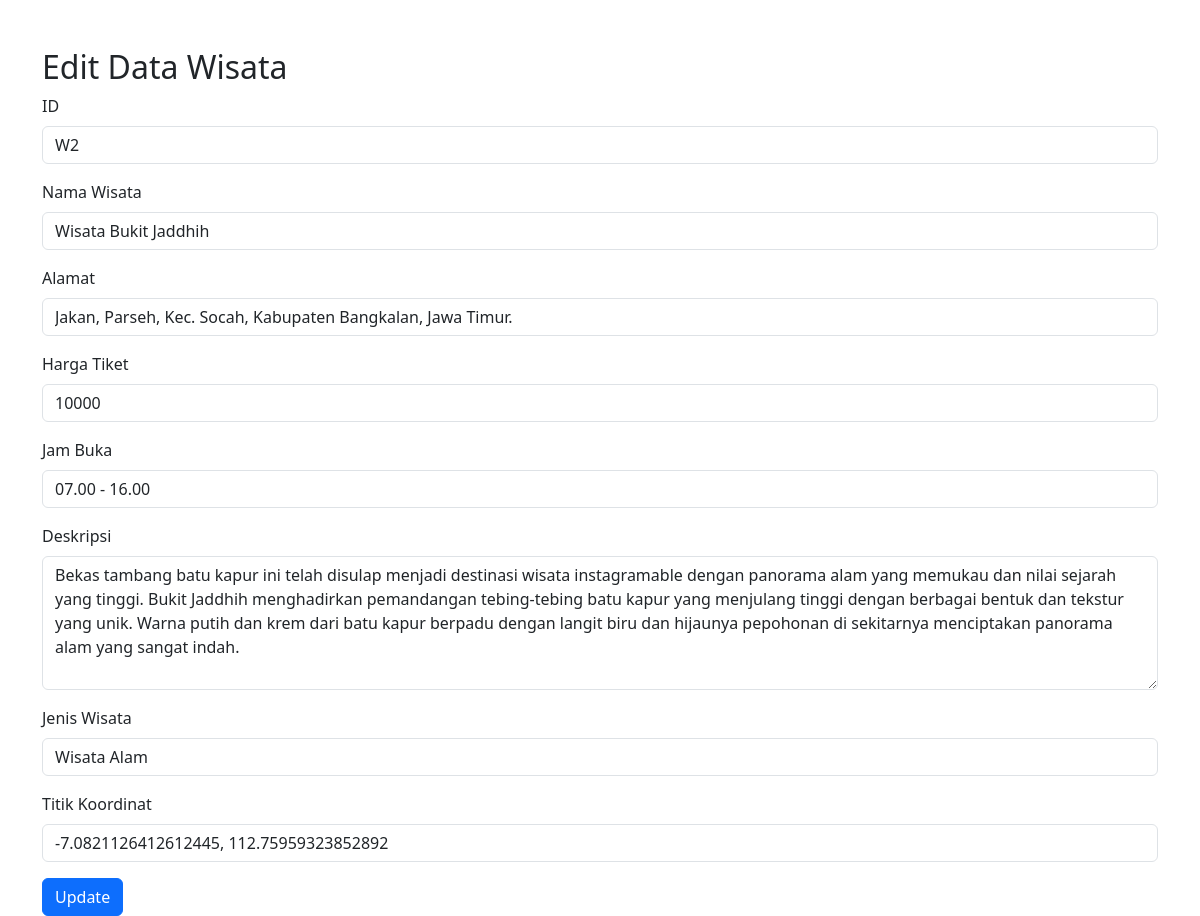
The page /admin/FormWisata.php?id=W2 on the database its author committed.
### tables this page shows
CREATE TABLE `wisata` (
  `id_wisata` varchar(50) NOT NULL,
  `nama_wisata` varchar(255) DEFAULT NULL,
  `alamat` text DEFAULT NULL,
  `harga_tiket` int(11) DEFAULT NULL,
  `jam_buka` varchar(255) NOT NULL,
  `deskripsi` text DEFAULT NULL,
  `jenis_wisata` varchar(255) NOT NULL,
  `latLng` varchar(255) NOT NULL
);

### admin/FormWisata.php (the view, shortened to what this page needs)
<?php
include "../connect.php";
$id = isset($_GET['id']) ? $_GET['id'] : '';
if ($_SERVER['REQUEST_METHOD'] == 'POST') {
    $id_wisata = $_POST['id_wisata'];
    $nama_wisata = $_POST['nama_wisata'];
    $alamat = $_POST['alamat'];
    $harga_tiket = $_POST['harga_tiket'];
    $jam_buka = $_POST['jam_buka'];
    $deskripsi = $_POST['deskripsi'];
    $jenis_wisata = $_POST['jenis_wisata'];
    $latLng = $_POST['latLng'];
    if ($id) {
        $query = "UPDATE `wisata` SET `id_wisata`='$id_wisata',`nama_wisata`='$nama_wisata',`alamat`='$alamat',`harga_tiket`='$harga_tiket',`jam_buka`='$jam_buka',`deskripsi`='$deskripsi',`jenis_wisata`='$jenis_wisata',`latLng`='$latLng' WHERE id_wisata='$id'";
        $message = "Data berhasil diperbarui";
    } else {
        $query = "INSERT INTO `wisata`(`id_wisata`, `nama_wisata`, `alamat`, `harga_tiket`, `jam_buka`, `deskripsi`, `jenis_wisata`, `latLng`) VALUES ('$id_wisata','$nama_wisata','$alamat','$harga_tiket','$jam_buka','$deskripsi','$jenis_wisata','$latLng')";
        $message = "Data berhasil ditambahkan";
    }
    if (mysqli_query($connect, $query)) {
        $_SESSION['message'] = $message;
        header("Location: admin.php");
    } else {
        echo "Error: " . $query . "<br>" . mysqli_error($connect);
    }
} else {
    if ($id) {
        $query = "SELECT * FROM wisata WHERE id_wisata='$id'";
        $result = mysqli_query($connect, $query);
        $wisata = mysqli_fetch_assoc($result);
        $id_wisata = $wisata['id_wisata'];
        $nama_wisata = $wisata['nama_wisata'];
        $alamat = $wisata['alamat'];
        $harga_tiket = $wisata['harga_tiket'];
        $jam_buka = $wisata['jam_buka'];
        $deskripsi = $wisata['deskripsi'];
        $jenis_wisata = $wisata['jenis_wisata'];
        $latLng = $wisata['latLng'];
    }
}
?>
<!DOCTYPE html>
<html lang="en">
<head>
    <link rel="stylesheet" href="https://cdn.jsdelivr.net/npm/bootstrap@5.3.0-alpha2/dist/css/bootstrap.min.css">
</head>
<body>
    <div class="container mt-5">
        <h2><?php echo $id ? 'Edit Data Wisata' : 'Tambah Data Wisata'; ?></h2>
        <form method="POST" action="">
            <div class="mb-3">
                <label for="id_wisata" class="form-label">ID</label>
                <input type="text" class="form-control" id="id_wisata" name="id_wisata" value="<?php echo $id_wisata; ?>" required>
            </div>
            <div class="mb-3">
                <label for="nama_wisata" class="form-label">Nama Wisata</label>
                <input type="text" class="form-control" id="nama_wisata" name="nama_wisata" value="<?php echo $nama_wisata; ?>" required>
            </div>
            <div class="mb-3">
                <label for="alamat" class="form-label">Alamat</label>
                <input type="text" class="form-control" id="alamat" name="alamat" value="<?php echo $alamat; ?>" required>
            </div>
            <div class="mb-3">
                <label for="harga_tiket" class="form-label">Harga Tiket</label>
                <input type="number" class="form-control" id="harga_tiket" name="harga_tiket" value="<?php echo $harga_tiket; ?>" required>
            </div>
            <div class="mb-3">
                <label for="jam_buka" class="form-label">Jam Buka</label>
                <input type="text" class="form-control" id="jam_buka" name="jam_buka" value="<?php echo $jam_buka; ?>" required>
            </div>
            <div class="mb-3">
                <label for="deskripsi" class="form-label">Deskripsi</label>
                <textarea class="form-control" id="deskripsi" name="deskripsi" rows="5"><?php echo $deskripsi; ?></textarea>
            </div>
            <div class="mb-3">
                <label for="jenis_wisata" class="form-label">Jenis Wisata</label>
                <select class="form-control" id="jenis_wisata" name="jenis_wisata" required>
                    <option value="Wisata Alam" <?php echo $jenis_wisata == 'Wisata Alam' ? 'selected' : ''; ?>>Wisata Alam</option>
                </select>
            </div>
            <div class="mb-3">
                <label for="latLng" class="form-label">Titik Koordinat</label>
                <input type="text" class="form-control" id="latLng" name="latLng" value="<?php echo $latLng; ?>" required>
            </div>
            <button type="submit" class="btn btn-primary"><?php echo $id ? 'Update' : 'Submit'; ?></button>
        </form>
    </div>
</body>
</html>

### rows shown on the page
wisata: id_wisata "W2", nama_wisata "Wisata Bukit Jaddhih", alamat "Jakan, Parseh, Kec. Socah, Kabupaten Bangkalan, Jawa Timur.", harga_tiket "10000", jam_buka "07.00 - 16.00", deskripsi "Bekas tambang batu kapur ini telah disulap menjadi destinasi wisata instagramable dengan panorama alam yang memukau dan nilai sejarah yang tinggi. Bukit Jaddhih menghadirkan pemandangan tebing-tebing batu kapur yang menjulang tinggi dengan berbagai bentuk dan tekstur yang unik. Warna putih dan krem dari batu kapur berpadu dengan langit biru dan hijaunya pepohonan di sekitarnya menciptakan panorama alam yang sangat indah.", jenis_wisata "Wisata Alam", latLng "-7.0821126412612445, 112.75959323852892"
